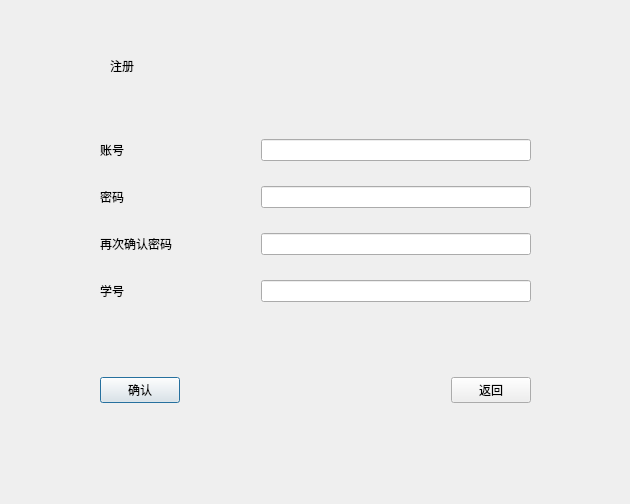
<?xml version="1.0" encoding="UTF-8"?>
<ui version="4.0">
 <class>myregister</class>
 <widget class="QDialog" name="myregister">
  <property name="geometry">
   <rect>
    <x>0</x>
    <y>0</y>
    <width>630</width>
    <height>504</height>
   </rect>
  </property>
  <property name="windowTitle">
   <string>Dialog</string>
  </property>
  <property name="styleSheet">
   <string notr="true">#MainWindow{background-image: url(:/new/prefix1/background/HIT.jfif);}</string>
  </property>
  <widget class="QLabel" name="title">
   <property name="geometry">
    <rect>
     <x>110</x>
     <y>20</y>
     <width>411</width>
     <height>91</height>
    </rect>
   </property>
   <property name="text">
    <string>注册</string>
   </property>
  </widget>
  <widget class="QWidget" name="gridLayoutWidget">
   <property name="geometry">
    <rect>
     <x>100</x>
     <y>120</y>
     <width>431</width>
     <height>201</height>
    </rect>
   </property>
   <layout class="QGridLayout" name="login_layout" columnstretch="3,1,7">
    <item row="2" column="1">
     <spacer name="horizontalSpacer_3">
      <property name="orientation">
       <enum>Qt::Horizontal</enum>
      </property>
      <property name="sizeHint" stdset="0">
       <size>
        <width>40</width>
        <height>20</height>
       </size>
      </property>
     </spacer>
    </item>
    <item row="3" column="1">
     <spacer name="horizontalSpacer_4">
      <property name="orientation">
       <enum>Qt::Horizontal</enum>
      </property>
      <property name="sizeHint" stdset="0">
       <size>
        <width>40</width>
        <height>20</height>
       </size>
      </property>
     </spacer>
    </item>
    <item row="1" column="1">
     <spacer name="horizontalSpacer_2">
      <property name="orientation">
       <enum>Qt::Horizontal</enum>
      </property>
      <property name="sizeHint" stdset="0">
       <size>
        <width>40</width>
        <height>20</height>
       </size>
      </property>
     </spacer>
    </item>
    <item row="1" column="2">
     <widget class="QLineEdit" name="password_Edit"/>
    </item>
    <item row="2" column="2">
     <widget class="QLineEdit" name="again_Edit"/>
    </item>
    <item row="0" column="2">
     <widget class="QLineEdit" name="ID_Edit"/>
    </item>
    <item row="0" column="1">
     <spacer name="horizontalSpacer">
      <property name="orientation">
       <enum>Qt::Horizontal</enum>
      </property>
      <property name="sizeHint" stdset="0">
       <size>
        <width>40</width>
        <height>20</height>
       </size>
      </property>
     </spacer>
    </item>
    <item row="3" column="2">
     <widget class="QLineEdit" name="stdID_Edit"/>
    </item>
    <item row="1" column="0">
     <widget class="QLabel" name="password">
      <property name="text">
       <string>密码</string>
      </property>
     </widget>
    </item>
    <item row="3" column="0">
     <widget class="QLabel" name="stdID">
      <property name="text">
       <string>学号</string>
      </property>
     </widget>
    </item>
    <item row="0" column="0">
     <widget class="QLabel" name="ID">
      <property name="text">
       <string>账号</string>
      </property>
     </widget>
    </item>
    <item row="2" column="0">
     <widget class="QLabel" name="again">
      <property name="text">
       <string>再次确认密码</string>
      </property>
     </widget>
    </item>
   </layout>
  </widget>
  <widget class="QWidget" name="horizontalLayoutWidget">
   <property name="geometry">
    <rect>
     <x>100</x>
     <y>360</y>
     <width>431</width>
     <height>61</height>
    </rect>
   </property>
   <layout class="QHBoxLayout" name="horizontalLayout">
    <item>
     <widget class="QPushButton" name="ackButton">
      <property name="text">
       <string>确认</string>
      </property>
     </widget>
    </item>
    <item>
     <spacer name="horizontalSpacer_5">
      <property name="orientation">
       <enum>Qt::Horizontal</enum>
      </property>
      <property name="sizeHint" stdset="0">
       <size>
        <width>40</width>
        <height>20</height>
       </size>
      </property>
     </spacer>
    </item>
    <item>
     <widget class="QPushButton" name="nakButton">
      <property name="text">
       <string>返回</string>
      </property>
     </widget>
    </item>
   </layout>
  </widget>
 </widget>
 <resources/>
 <connections/>
</ui>
